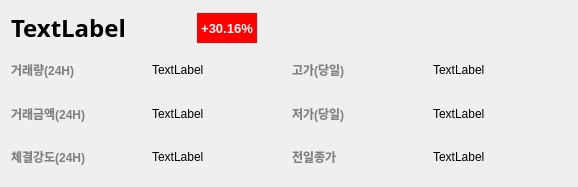
<?xml version="1.0" encoding="UTF-8"?>
<ui version="4.0">
 <class>Form</class>
 <widget class="QWidget" name="Form">
  <property name="geometry">
   <rect>
    <x>0</x>
    <y>0</y>
    <width>578</width>
    <height>187</height>
   </rect>
  </property>
  <property name="windowTitle">
   <string>Form</string>
  </property>
  <layout class="QVBoxLayout" name="verticalLayout">
   <item>
    <layout class="QHBoxLayout" name="horizontalLayout">
     <item>
      <widget class="QLabel" name="label_1">
       <property name="minimumSize">
        <size>
         <width>180</width>
         <height>0</height>
        </size>
       </property>
       <property name="font">
        <font>
         <family>맑은 고딕</family>
         <pointsize>18</pointsize>
         <weight>75</weight>
         <bold>true</bold>
        </font>
       </property>
       <property name="text">
        <string>TextLabel</string>
       </property>
      </widget>
     </item>
     <item>
      <widget class="QLabel" name="label_2">
       <property name="minimumSize">
        <size>
         <width>60</width>
         <height>30</height>
        </size>
       </property>
       <property name="maximumSize">
        <size>
         <width>60</width>
         <height>30</height>
        </size>
       </property>
       <property name="font">
        <font>
         <pointsize>10</pointsize>
         <weight>75</weight>
         <bold>true</bold>
        </font>
       </property>
       <property name="styleSheet">
        <string notr="true">background-color:red;color:white</string>
       </property>
       <property name="text">
        <string>+30.16%</string>
       </property>
       <property name="alignment">
        <set>Qt::AlignCenter</set>
       </property>
      </widget>
     </item>
     <item>
      <spacer name="horizontalSpacer">
       <property name="orientation">
        <enum>Qt::Horizontal</enum>
       </property>
       <property name="sizeHint" stdset="0">
        <size>
         <width>40</width>
         <height>20</height>
        </size>
       </property>
      </spacer>
     </item>
    </layout>
   </item>
   <item>
    <layout class="QGridLayout" name="gridLayout">
     <item row="2" column="1">
      <widget class="QLabel" name="label_12">
       <property name="text">
        <string>TextLabel</string>
       </property>
      </widget>
     </item>
     <item row="0" column="3">
      <widget class="QLabel" name="label_6">
       <property name="text">
        <string>TextLabel</string>
       </property>
      </widget>
     </item>
     <item row="2" column="3">
      <widget class="QLabel" name="label_14">
       <property name="text">
        <string>TextLabel</string>
       </property>
      </widget>
     </item>
     <item row="0" column="1">
      <widget class="QLabel" name="label_4">
       <property name="text">
        <string>TextLabel</string>
       </property>
      </widget>
     </item>
     <item row="2" column="0">
      <widget class="QLabel" name="label_11">
       <property name="font">
        <font>
         <weight>75</weight>
         <bold>true</bold>
        </font>
       </property>
       <property name="styleSheet">
        <string notr="true">color:gray</string>
       </property>
       <property name="text">
        <string>체결강도(24H)</string>
       </property>
      </widget>
     </item>
     <item row="0" column="0">
      <widget class="QLabel" name="label_3">
       <property name="font">
        <font>
         <weight>75</weight>
         <bold>true</bold>
        </font>
       </property>
       <property name="styleSheet">
        <string notr="true">color:gray</string>
       </property>
       <property name="text">
        <string>거래량(24H)</string>
       </property>
      </widget>
     </item>
     <item row="1" column="0">
      <widget class="QLabel" name="label_7">
       <property name="font">
        <font>
         <weight>75</weight>
         <bold>true</bold>
        </font>
       </property>
       <property name="styleSheet">
        <string notr="true">color:gray</string>
       </property>
       <property name="text">
        <string>거래금액(24H)</string>
       </property>
      </widget>
     </item>
     <item row="0" column="2">
      <widget class="QLabel" name="label_5">
       <property name="font">
        <font>
         <weight>75</weight>
         <bold>true</bold>
        </font>
       </property>
       <property name="styleSheet">
        <string notr="true">color:gray</string>
       </property>
       <property name="text">
        <string>고가(당일)</string>
       </property>
      </widget>
     </item>
     <item row="1" column="1">
      <widget class="QLabel" name="label_8">
       <property name="text">
        <string>TextLabel</string>
       </property>
      </widget>
     </item>
     <item row="1" column="2">
      <widget class="QLabel" name="label_9">
       <property name="font">
        <font>
         <weight>75</weight>
         <bold>true</bold>
        </font>
       </property>
       <property name="styleSheet">
        <string notr="true">color:gray</string>
       </property>
       <property name="text">
        <string>저가(당일)</string>
       </property>
      </widget>
     </item>
     <item row="1" column="3">
      <widget class="QLabel" name="label_10">
       <property name="text">
        <string>TextLabel</string>
       </property>
      </widget>
     </item>
     <item row="2" column="2">
      <widget class="QLabel" name="label_13">
       <property name="font">
        <font>
         <weight>75</weight>
         <bold>true</bold>
        </font>
       </property>
       <property name="styleSheet">
        <string notr="true">color:gray</string>
       </property>
       <property name="text">
        <string>전일종가</string>
       </property>
      </widget>
     </item>
    </layout>
   </item>
  </layout>
 </widget>
 <resources/>
 <connections/>
</ui>
